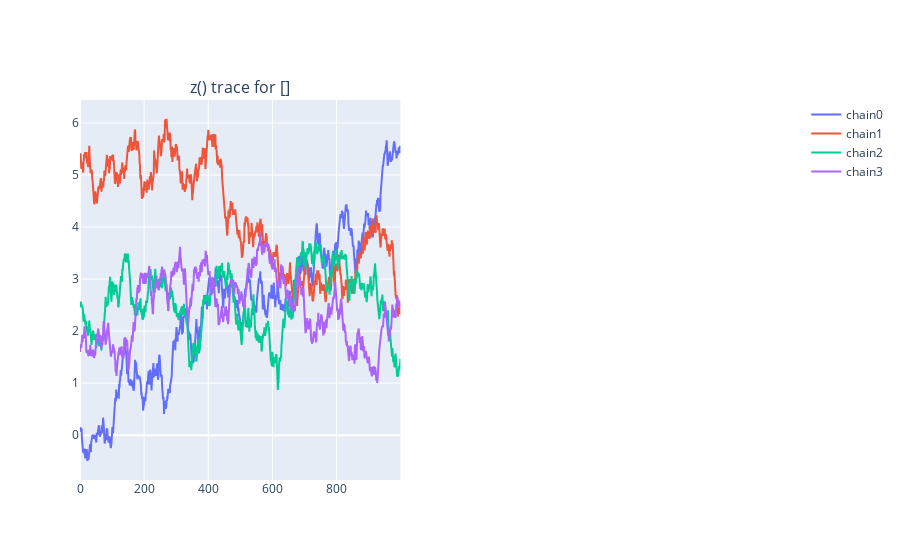
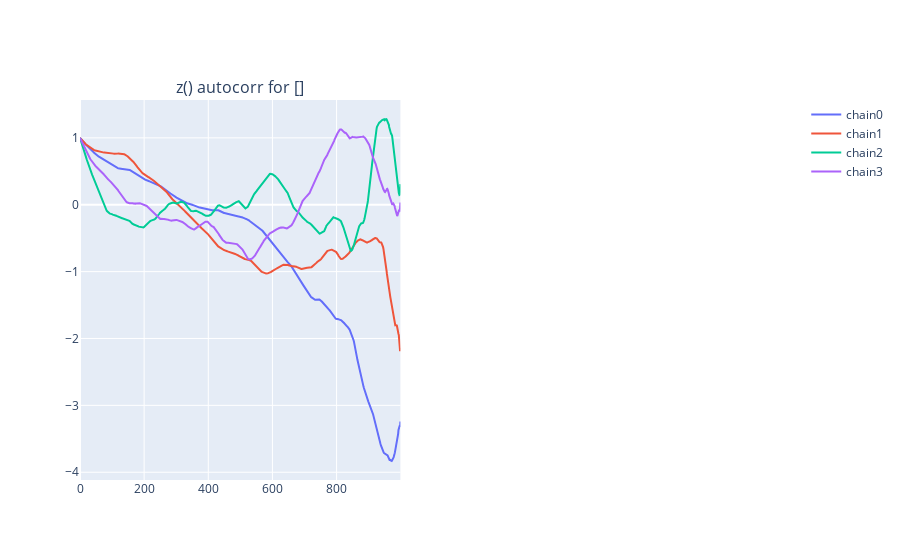
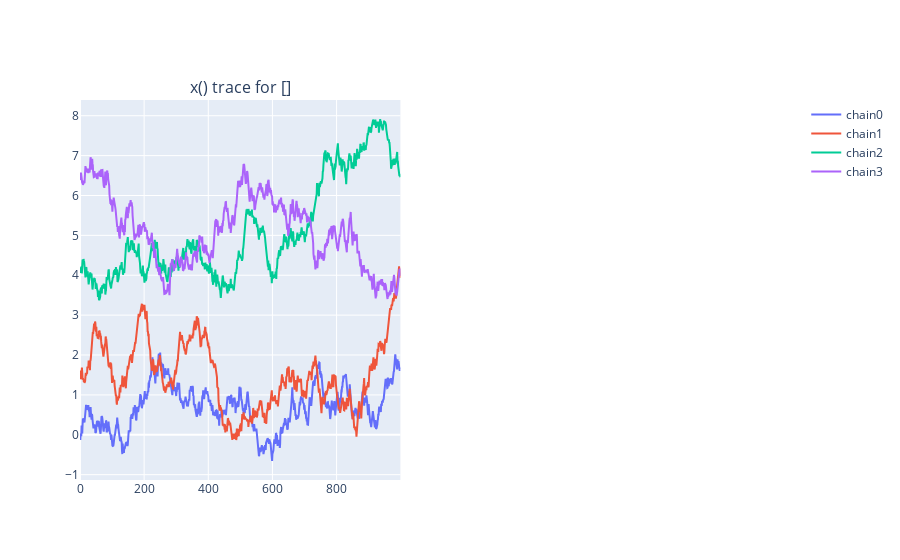
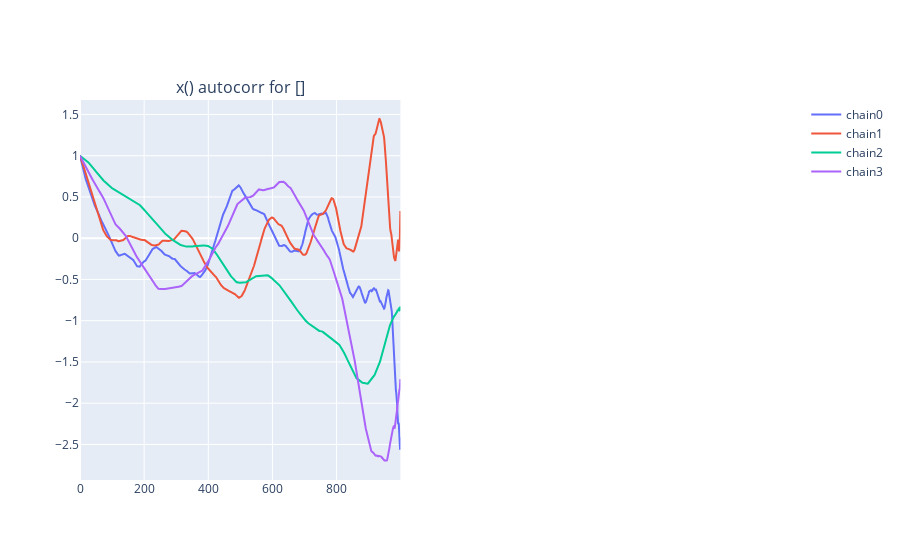

The code cell stored with these charts, in order, in its notebook:
### Markdown cell above
And the unhealthy trace and autocorrelation plots:

### Code cell
bm.Diagnostics(single_site_hmc_samples).plot(display=True);

### Figure 1 — Plotly figure (JSON) as saved in the notebook; plotly's stock layout.template omitted (floating-point values rounded to 4 significant figures; data arrays with more than 128 entries replaced by an {"elided": "..."} marker saying what was removed)
{"data": [{"mode": "lines", "name": "chain0", "type": "scatter", "x": {"elided": "1000 int values"}, "xaxis": "x", "y": {"elided": "1000 float values"}, "yaxis": "y"}, {"mode": "lines", "name": "chain1", "type": "scatter", "x": {"elided": "1000 int values"}, "xaxis": "x", "y": {"elided": "1000 float values"}, "yaxis": "y"}, {"mode": "lines", "name": "chain2", "type": "scatter", "x": {"elided": "1000 int values"}, "xaxis": "x", "y": {"elided": "1000 float values"}, "yaxis": "y"}, {"mode": "lines", "name": "chain3", "type": "scatter", "x": {"elided": "1000 int values"}, "xaxis": "x", "y": {"elided": "1000 float values"}, "yaxis": "y"}], "layout": {"annotations": [{"font": {"size": 16}, "showarrow": false, "text": "z() trace for []", "x": 0.225, "xanchor": "center", "xref": "paper", "y": 1, "yanchor": "bottom", "yref": "paper"}], "xaxis": {"anchor": "y", "domain": [0, 0.45]}, "xaxis2": {"anchor": "y2", "domain": [0.55, 1]}, "yaxis": {"anchor": "x", "domain": [0, 1]}, "yaxis2": {"anchor": "x2", "domain": [0, 1]}}}

### Figure 2 — Plotly figure (JSON) as saved in the notebook; plotly's stock layout.template omitted (floating-point values rounded to 4 significant figures; data arrays with more than 128 entries replaced by an {"elided": "..."} marker saying what was removed)
{"data": [{"mode": "lines", "name": "chain0", "type": "scatter", "x": {"elided": "1000 int values"}, "xaxis": "x", "y": {"elided": "1000 float values"}, "yaxis": "y"}, {"mode": "lines", "name": "chain1", "type": "scatter", "x": {"elided": "1000 int values"}, "xaxis": "x", "y": {"elided": "1000 float values"}, "yaxis": "y"}, {"mode": "lines", "name": "chain2", "type": "scatter", "x": {"elided": "1000 int values"}, "xaxis": "x", "y": {"elided": "1000 float values"}, "yaxis": "y"}, {"mode": "lines", "name": "chain3", "type": "scatter", "x": {"elided": "1000 int values"}, "xaxis": "x", "y": {"elided": "1000 float values"}, "yaxis": "y"}], "layout": {"annotations": [{"font": {"size": 16}, "showarrow": false, "text": "z() autocorr for []", "x": 0.225, "xanchor": "center", "xref": "paper", "y": 1, "yanchor": "bottom", "yref": "paper"}], "xaxis": {"anchor": "y", "domain": [0, 0.45]}, "xaxis2": {"anchor": "y2", "domain": [0.55, 1]}, "yaxis": {"anchor": "x", "domain": [0, 1]}, "yaxis2": {"anchor": "x2", "domain": [0, 1]}}}

### Figure 3 — Plotly figure (JSON) as saved in the notebook; plotly's stock layout.template omitted (floating-point values rounded to 4 significant figures; data arrays with more than 128 entries replaced by an {"elided": "..."} marker saying what was removed)
{"data": [{"mode": "lines", "name": "chain0", "type": "scatter", "x": {"elided": "1000 int values"}, "xaxis": "x", "y": {"elided": "1000 float values"}, "yaxis": "y"}, {"mode": "lines", "name": "chain1", "type": "scatter", "x": {"elided": "1000 int values"}, "xaxis": "x", "y": {"elided": "1000 float values"}, "yaxis": "y"}, {"mode": "lines", "name": "chain2", "type": "scatter", "x": {"elided": "1000 int values"}, "xaxis": "x", "y": {"elided": "1000 float values"}, "yaxis": "y"}, {"mode": "lines", "name": "chain3", "type": "scatter", "x": {"elided": "1000 int values"}, "xaxis": "x", "y": {"elided": "1000 float values"}, "yaxis": "y"}], "layout": {"annotations": [{"font": {"size": 16}, "showarrow": false, "text": "x() trace for []", "x": 0.225, "xanchor": "center", "xref": "paper", "y": 1, "yanchor": "bottom", "yref": "paper"}], "xaxis": {"anchor": "y", "domain": [0, 0.45]}, "xaxis2": {"anchor": "y2", "domain": [0.55, 1]}, "yaxis": {"anchor": "x", "domain": [0, 1]}, "yaxis2": {"anchor": "x2", "domain": [0, 1]}}}

### Figure 4 — Plotly figure (JSON) as saved in the notebook; plotly's stock layout.template omitted (floating-point values rounded to 4 significant figures; data arrays with more than 128 entries replaced by an {"elided": "..."} marker saying what was removed)
{"data": [{"mode": "lines", "name": "chain0", "type": "scatter", "x": {"elided": "1000 int values"}, "xaxis": "x", "y": {"elided": "1000 float values"}, "yaxis": "y"}, {"mode": "lines", "name": "chain1", "type": "scatter", "x": {"elided": "1000 int values"}, "xaxis": "x", "y": {"elided": "1000 float values"}, "yaxis": "y"}, {"mode": "lines", "name": "chain2", "type": "scatter", "x": {"elided": "1000 int values"}, "xaxis": "x", "y": {"elided": "1000 float values"}, "yaxis": "y"}, {"mode": "lines", "name": "chain3", "type": "scatter", "x": {"elided": "1000 int values"}, "xaxis": "x", "y": {"elided": "1000 float values"}, "yaxis": "y"}], "layout": {"annotations": [{"font": {"size": 16}, "showarrow": false, "text": "x() autocorr for []", "x": 0.225, "xanchor": "center", "xref": "paper", "y": 1, "yanchor": "bottom", "yref": "paper"}], "xaxis": {"anchor": "y", "domain": [0, 0.45]}, "xaxis2": {"anchor": "y2", "domain": [0.55, 1]}, "yaxis": {"anchor": "x", "domain": [0, 1]}, "yaxis2": {"anchor": "x2", "domain": [0, 1]}}}
